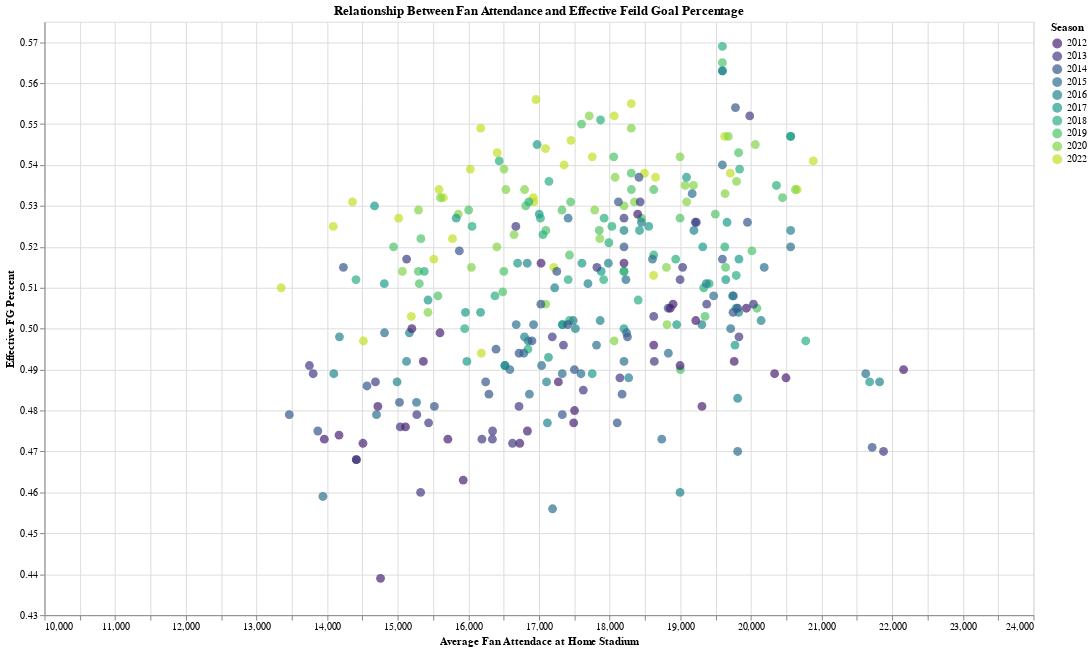

Notebook code for this chart:
### Code cell
slider = alt.binding_range(min = int(teamsum_df['season'].min()), max = int(teamsum_df['season'].max()), step = 1)
select_season = alt.selection(
    type = 'single',  
    fields = ['season'],
    bind = slider,
    name = "Select"
)

# Create the chart
chart = alt.Chart(teamsum_df).mark_circle(size = 80).encode(
    x = alt.X('attend_g:Q', title = 'Average Fan Attendace at Home Stadium', scale = alt.Scale(domain = [10000, 24000])), 
    y = alt.Y('e_fg_percent:Q', title = 'Effective FG Percent', scale = alt.Scale(domain = [0.43, 0.575])),
    tooltip = ['team', 'arena'], 
    color = alt.Color('season:O', scale = alt.Scale(scheme = 'viridis'), legend = alt.Legend(title = 'Season'))
).properties(
    width = 1000,  
    height = 600,  
    title = 'Relationship Between Fan Attendance and Effective Feild Goal Percentage'
).add_selection(
    select_season
).transform_filter(
    select_season
)

chart.display()

### Figure 1 — Vega-Lite specification as saved in the notebook (floating-point values rounded to 4 significant figures; data arrays with more than 128 entries replaced by an {"elided": "..."} marker saying what was removed)
{"config": {"view": {"continuousWidth": 300, "continuousHeight": 300}}, "data": {"name": "data-848b3ef5d0ac83e987becdc66f2ce404"}, "mark": {"type": "circle", "size": 80}, "encoding": {"color": {"field": "season", "legend": {"title": "Season"}, "scale": {"scheme": "viridis"}, "type": "ordinal"}, "tooltip": [{"field": "team", "type": "nominal"}, {"field": "arena", "type": "nominal"}], "x": {"field": "attend_g", "scale": {"domain": [10000, 24000]}, "title": "Average Fan Attendace at Home Stadium", "type": "quantitative"}, "y": {"field": "e_fg_percent", "scale": {"domain": [0.43, 0.575]}, "title": "Effective FG Percent", "type": "quantitative"}}, "height": 600, "params": [{"name": "Select", "select": {"type": "point", "fields": ["season"]}, "bind": {"input": "range", "max": 2022, "min": 2012, "step": 1}}], "title": "Relationship Between Fan Attendance and Effective Feild Goal Percentage", "transform": [{"filter": {"param": "Select"}}], "width": 1000, "$schema": "https://vega.github.io/schema/vega-lite/v5.8.0.json", "datasets": {"data-848b3ef5d0ac83e987becdc66f2ce404": {"elided": "310 records"}}}
